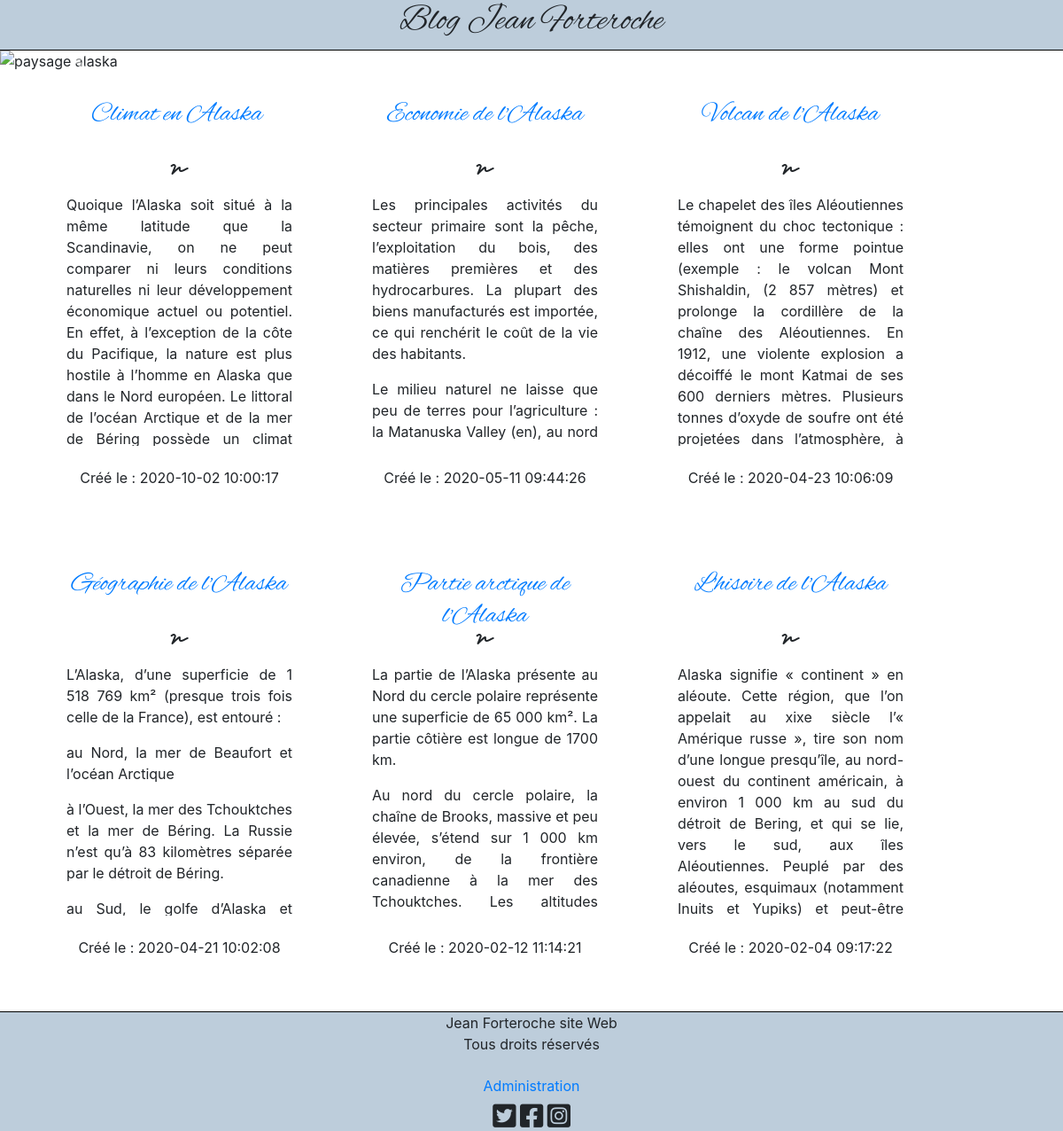
Before: / with the older database file.
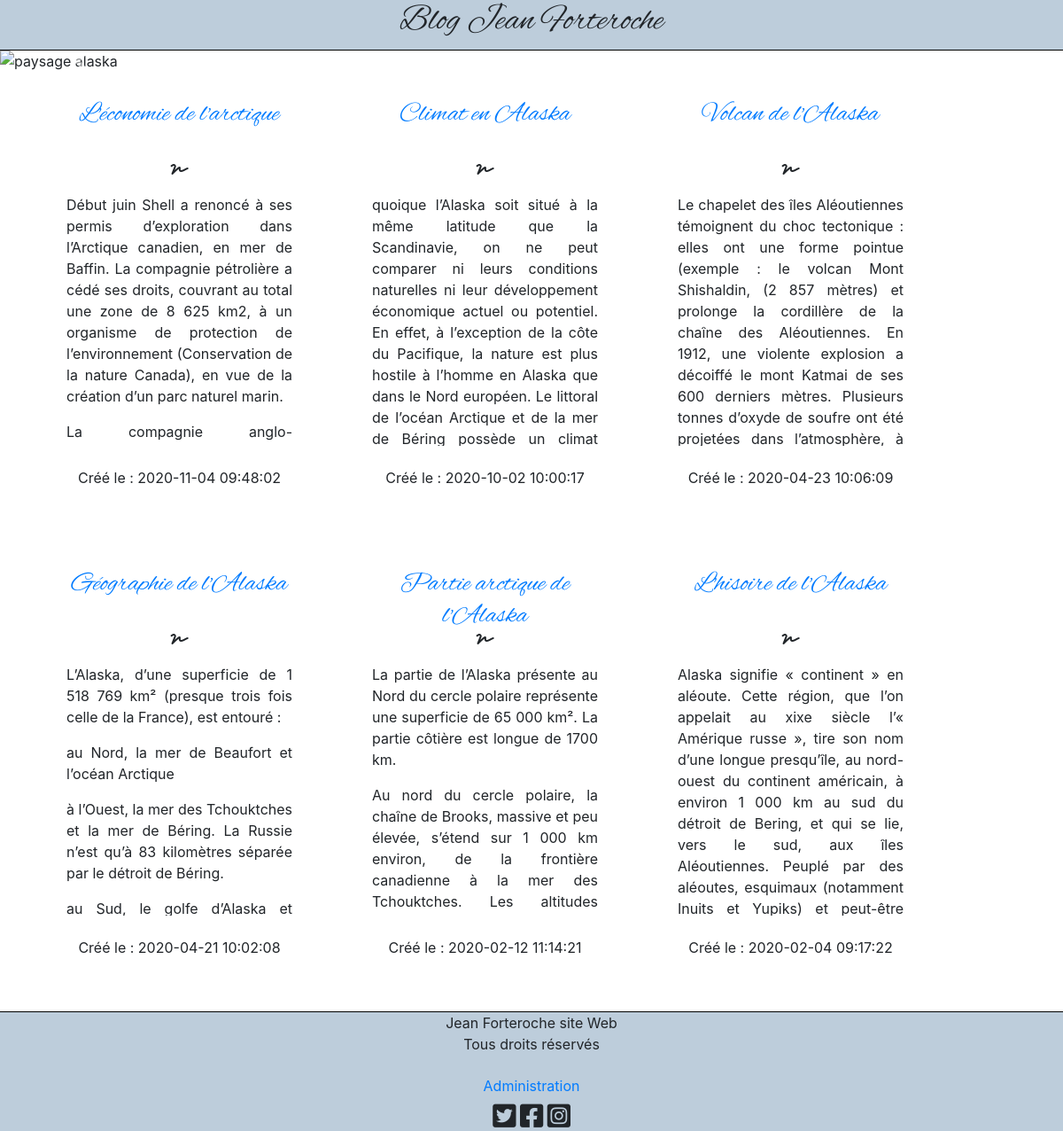
After: the same page with the newer database file.
### tables this page shows
CREATE TABLE IF NOT EXISTS `article` (
  `id` int(11) NOT NULL AUTO_INCREMENT,
  `title` varchar(100) NOT NULL,
  `content` text NOT NULL,
  `createdAt` datetime NOT NULL,
  PRIMARY KEY (`id`)
);

### src/controller/FrontController.php (called while the page is built, shortened)
<?php
class FrontController extends controller
{
    public function home()
    {
        $articles = $this->articleDAO->getArticles();
        return $this->view->render('home', ['articles' => $articles]);
    }
}

### public/index.php (called while the page is built, shortened)
<?php
$router = new \App\config\Router();
$router->run();

### src/controller/Controller.php (called while the page is built, shortened)
<?php
abstract class Controller
{
    public function __construct()
    {
        $this->articleDAO = new ArticleDAO();
    }
}

### src/DAO/ArticleDAO.php (called while the page is built, shortened)
<?php
class ArticleDAO extends DAO
{
    private function buildObject($row)
    {
        $article = new Article();
        $article->setId($row['id']);
        $article->setTitle($row['title']);
        $article->setContent($row['content']);
        $article->setCreatedAt($row['createdAt']);
        return $article;
    }
    public function getArticles()
    {
        $sql = 'SELECT id, title, content,  createdAt FROM article ORDER BY id DESC';
        $result = $this->createQuery($sql);
        $articles = [];
        foreach ($result as $row){
            $articleId = $row['id'];
            $articles[$articleId] = $this->buildObject($row);
        }
        return $articles;
    }
}

### src/DAO/DAO.php (called while the page is built, shortened)
<?php
abstract class DAO
{
    private $connection;
    private function checkConnection()
    {
        if($this->connection===null)
        {
            return $this->getConnection();
        }
        return $this->connection;
    }
    private function getConnection()
    {
        try{
            $connection = new PDO(DB_HOST, DB_USER, DB_PASS );
            $connection -> setAttribute(PDO::ATTR_ERRMODE, PDO::ERRMODE_EXCEPTION);
            return $connection;
        }
        catch(Exception $e){
            echo 'erreur de connection '.$e->getMessage();
        }
    }
    protected function createQuery($sql, $parameters=null)
    {
        $result = $this->checkConnection()->query($sql);
        return $result;
    }
}

### src/model/Article.php (called while the page is built, shortened)
<?php
class Article
{
    private $id;
    private $title;
    private $content;
    private $createdAt;
    public function getId()
    {
       return $this->id;
    }
    public function getTitle()
    {
        return $this->title;
    }
    public function getContent()
    {
        return $this->content;
    }
    public function getCreatedAt()
    {
        return $this->createdAt;
    }
    public function setId($id)
    {
        $id = (int) $id;
        if($id > 0) {
            $this->id = $id;
        }
    }
   public function setTitle($title)
    {
        if(is_string($title)) {
            $this->title = $title;
        }
    }
    public function setContent($content)
    {
        $this->content = $content;
    }
    public function setCreatedAt($createdAt)
    {
        $this->createdAt = $createdAt;
    }
}

### templates/home.php (the view, shortened to what this page needs)
<div id="carouselExampleControls" class="carousel slide" data-ride="carousel">
  <div class="carousel-inner">
    <div class="carousel-item active">
      <img class="d-block w-100" src="../public/images/img1.jpg" alt="paysage alaska">
    </div>
  </div>
  <a class="carousel-control-prev" href="#carouselExampleControls" role="button" data-slide="prev" id="button-prev">
    <span class="carousel-control-prev-icon" aria-hidden="true"></span>
  </a>
  <a class="carousel-control-next" href="#carouselExampleControls" role="button" data-slide="next">
    <span class="carousel-control-next-icon" aria-hidden="true"></span>
  </a>
</div>
<div class='container-fluid'>
    <div class='container'>
        <div class='row' >
<?php
foreach ($articles as $article) {
    ?>
            <div id="article" class='col-md-3 col-xs-12 col-sm-4' >
                <h2 class="title-article-home"><a href="../public/index.php?route=article&articleId=<?= htmlspecialchars($article->getId());?>"><?= $article->getTitle();?></a></h2>
                <i class="fas fa-signature" data-placement="center" ></i>
                <div class="contenu-home">
                  <p><?= $article->getContent();?></p>
                </div></br>
                <p>Créé le : <?= htmlspecialchars($article->getCreatedAt());?></p>
            </div>
<?php
    }
    ?>
        </div>
    </div>
</div>
</body>
</html>

Changed rows visible on the page:
removed article: title "Economie de l'Alaska", content "Les principales activités du secteur primaire sont la pêche, l’exploitation du bois, des matières premières et des hydrocarbures. La plupart des biens manufacturés est importée, ce qui renchérit le coût de la vie des habitants. Le milieu naturel ne laisse que peu de terres pour l’agriculture : la Matanuska Valley (en), au nord…", createdAt "2020-05-11 09:44:26"
added article: title "L'économie de l'arctique", content "Début juin Shell a renoncé à ses permis d’exploration dans l’Arctique canadien, en mer de Baffin. La compagnie pétrolière a cédé ses droits, couvrant au total une zone de 8 625 km2, à un organisme de protection de l’environnement (Conservation de la nature Canada), en vue de la création d’un parc naturel marin. La compagnie…", createdAt "2020-11-04 09:48:02"
changed article "Climat en Alaska": content "Quoique l’Alaska soit situé à…" → "quoique l’Alaska soit situé à…"
